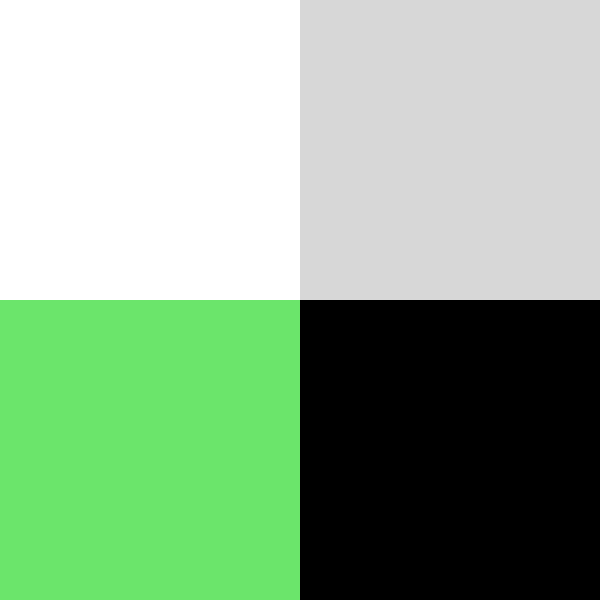
Frame 1 (no input)
Frame 60 (the mouse pressed at the canvas centre just before this capture): identical to frame 1, image omitted
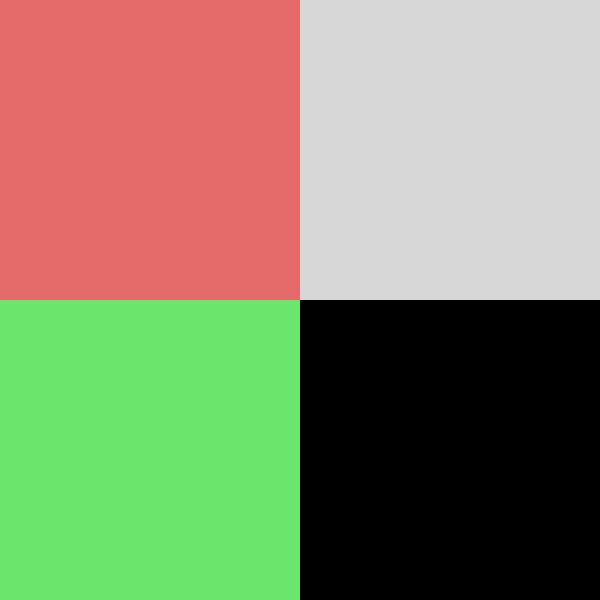
Frame 120 (the mouse held since frame 60 and released just before this capture)

The Processing sketch that drew these frames (run headless with seeded random() and noise(); from frame 60 on, the mouse is pressed at the canvas centre):

// Processing sketch: sketch_4
// ── sketch_4.pde
void setup() {
  size(600, 600);
  noStroke();
}

void draw() {
  if (mouseX < width/2 && mouseY < height/2) {
    fill(255);
  } else {
    fill(229, 107, 107);
  }
  rect(0, 0, width/2, height/2);

  if (mouseX < width/2 && mouseY > height/2) {
    fill(255);
  } else {
    fill(107, 229, 107);
  }
  rect(0, height/2, width/2, height/2);
  
  if (mouseX > width/2 && mouseY < height/2) {
    fill(115);
  } else {
    fill (215);
  }
  rect(width/2, 0, width/2, height/2);
  
  if(mouseX > width/2 && mouseY > height/2) {
    fill (255,123,42);
  } else {
    fill(0);
  }
  rect(width/2, height/2, width/2, height/2);
  
} 
